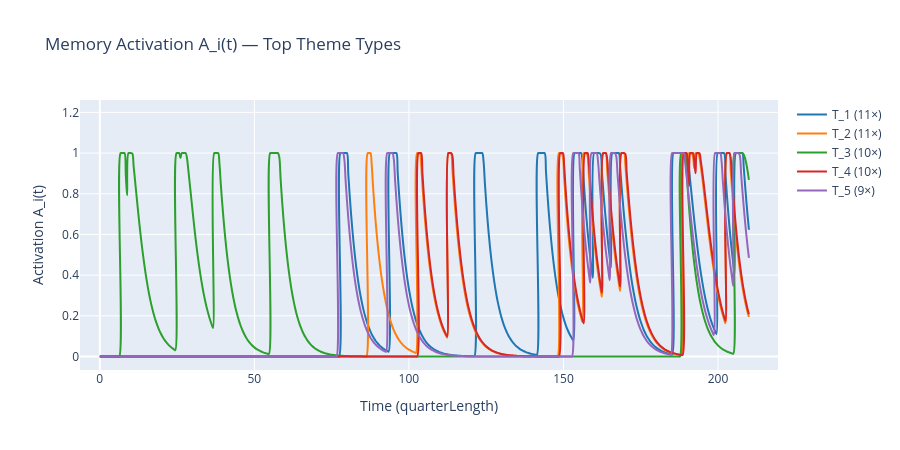

Here is the notebook cell this chart was saved with:
### Markdown cell above
### 图 6: 记忆激活曲线 A_i(t) — Top 5 主题类型

### Code cell
fig = plot_memory_activation_curves(occurrences, strict_types, tau_val, top_n=5)
fig.show()

### Figure 1 — Plotly figure (JSON) as saved in the notebook; plotly's stock layout.template omitted (floating-point values rounded to 4 significant figures; data arrays with more than 128 entries replaced by an {"elided": "..."} marker saying what was removed)
{"data": [{"line": {"color": "#1f77b4", "shape": "spline", "width": 2}, "mode": "lines", "name": "T_1 (11×)", "type": "scatter", "x": {"elided": "500 float values"}, "y": {"elided": "500 float values"}}, {"line": {"shape": "spline"}, "marker": {"color": "#1f77b4", "size": 8, "symbol": "line-ns"}, "mode": "markers", "showlegend": false, "type": "scatter", "x": [77.5, 93.5, 121.5, 141.5, 153.5, 159.5, 165.5, 185.5, 187.5, 199.5, 205.5], "y": [1.05, 1.05, 1.05, 1.05, 1.05, 1.05, 1.05, 1.05, 1.05, 1.05, 1.05]}, {"line": {"color": "#ff7f0e", "shape": "spline", "width": 2}, "mode": "lines", "name": "T_2 (11×)", "type": "scatter", "x": {"elided": "500 float values"}, "y": {"elided": "500 float values"}}, {"line": {"shape": "spline"}, "marker": {"color": "#ff7f0e", "size": 8, "symbol": "line-ns"}, "mode": "markers", "showlegend": false, "type": "scatter", "x": [86.5, 102.5, 112.5, 148.5, 156.5, 162.5, 168.5, 188.5, 190.5, 192.5, 202.5], "y": [1.08, 1.08, 1.08, 1.08, 1.08, 1.08, 1.08, 1.08, 1.08, 1.08, 1.08]}, {"line": {"color": "#2ca02c", "shape": "spline", "width": 2}, "mode": "lines", "name": "T_3 (10×)", "type": "scatter", "x": {"elided": "500 float values"}, "y": {"elided": "500 float values"}}, {"line": {"shape": "spline"}, "marker": {"color": "#2ca02c", "size": 8, "symbol": "line-ns"}, "mode": "markers", "showlegend": false, "type": "scatter", "x": [6.5, 9, 24.5, 26.5, 37, 55, 188, 205, 206, 206.5], "y": [1.11, 1.11, 1.11, 1.11, 1.11, 1.11, 1.11, 1.11, 1.11, 1.11]}, {"line": {"color": "#d62728", "shape": "spline", "width": 2}, "mode": "lines", "name": "T_4 (10×)", "type": "scatter", "x": {"elided": "500 float values"}, "y": {"elided": "500 float values"}}, {"line": {"shape": "spline"}, "marker": {"color": "#d62728", "size": 8, "symbol": "line-ns"}, "mode": "markers", "showlegend": false, "type": "scatter", "x": [102.8, 112.8, 148.8, 156.8, 162.8, 168.8, 188.8, 190.8, 192.8, 202.8], "y": [1.14, 1.14, 1.14, 1.14, 1.14, 1.14, 1.14, 1.14, 1.14, 1.14]}, {"line": {"color": "#9467bd", "shape": "spline", "width": 2}, "mode": "lines", "name": "T_5 (9×)", "type": "scatter", "x": {"elided": "500 float values"}, "y": {"elided": "500 float values"}}, {"line": {"shape": "spline"}, "marker": {"color": "#9467bd", "size": 8, "symbol": "line-ns"}, "mode": "markers", "showlegend": false, "type": "scatter", "x": [77, 93, 153, 159, 165, 185, 187, 199, 205], "y": [1.17, 1.17, 1.17, 1.17, 1.17, 1.17, 1.17, 1.17, 1.17]}], "layout": {"height": 450, "hovermode": "x unified", "title": {"text": "Memory Activation A_i(t) — Top Theme Types"}, "xaxis": {"title": {"text": "Time (quarterLength)"}}, "yaxis": {"title": {"text": "Activation A_i(t)"}}}}
